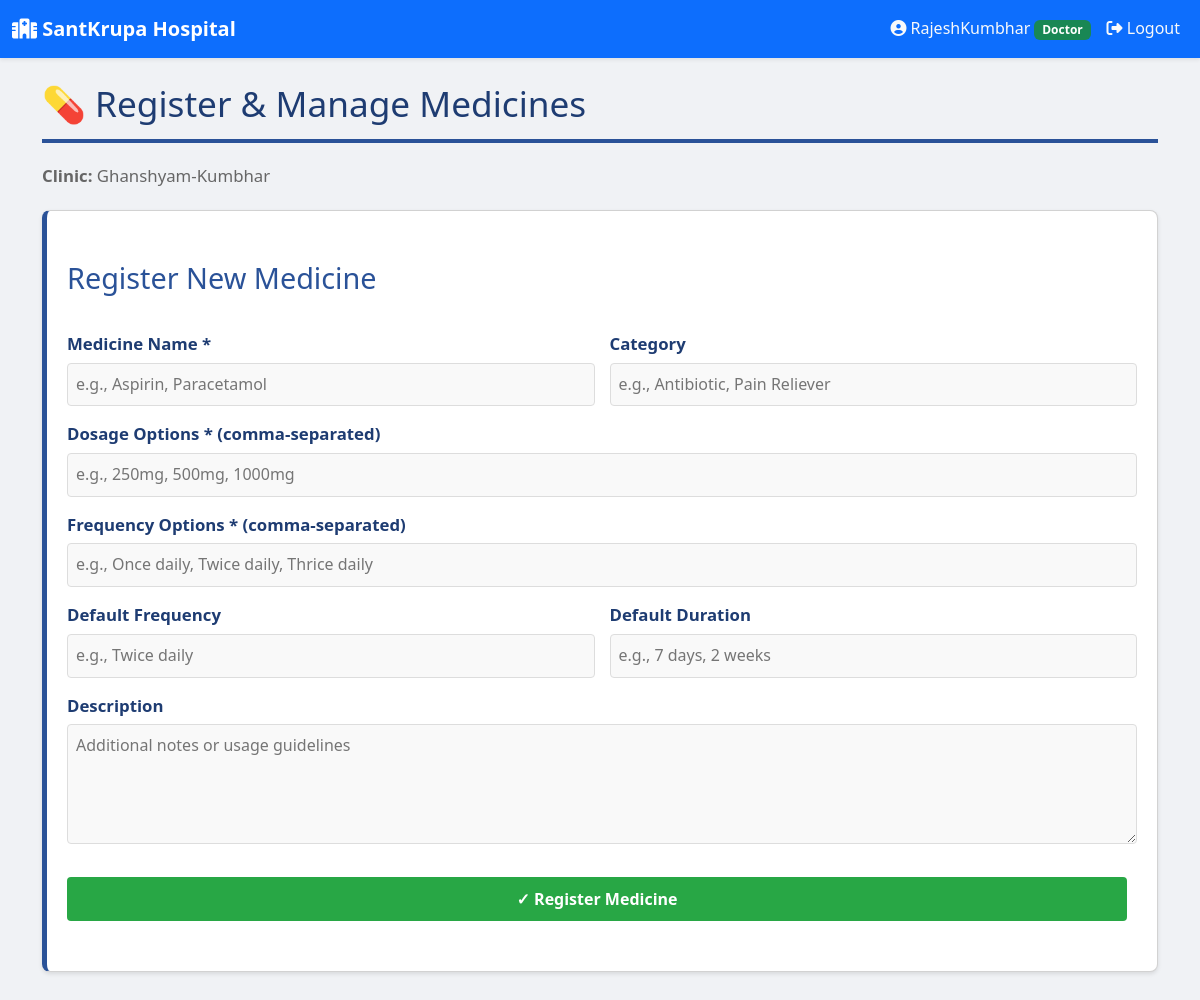
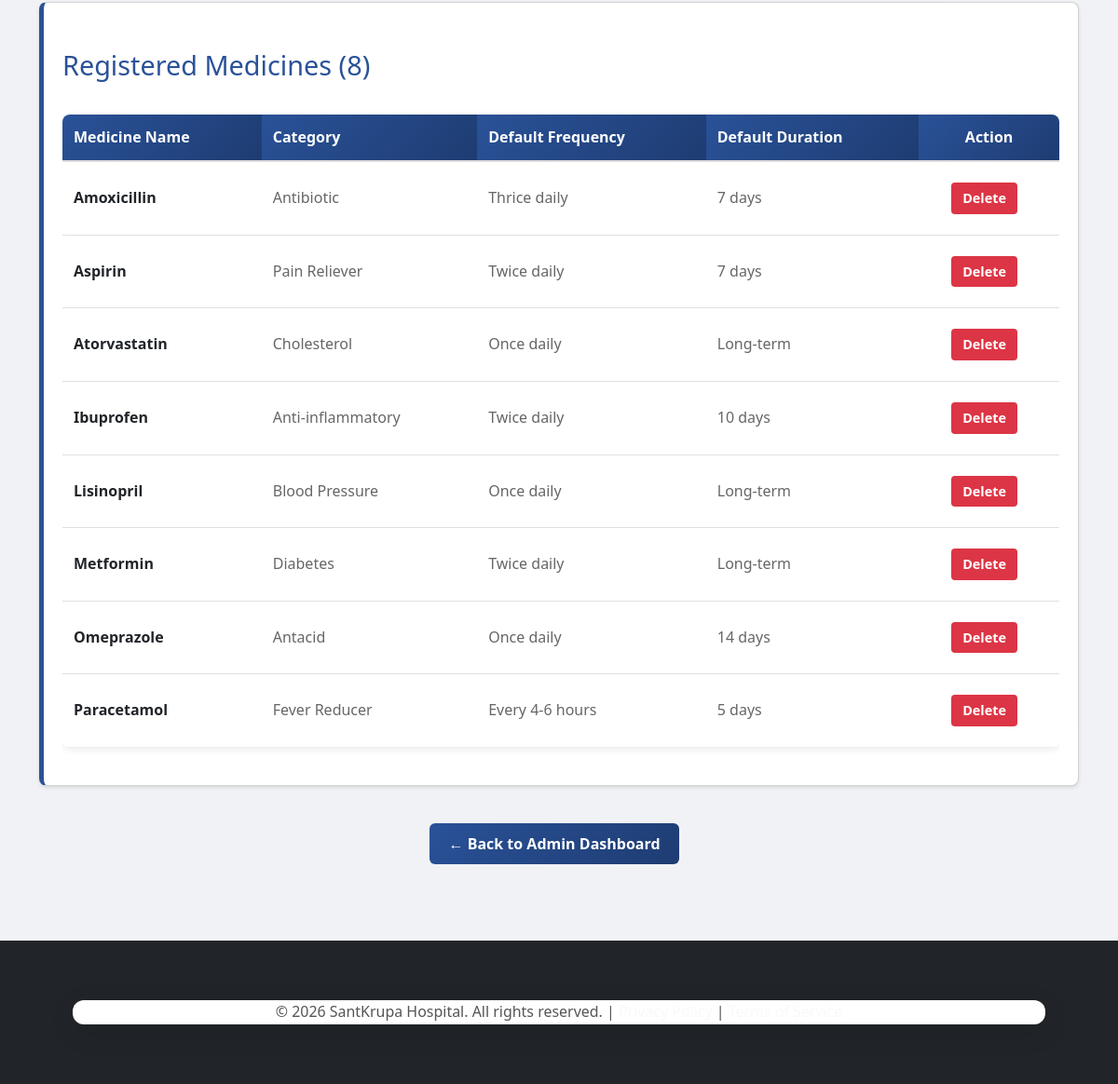
/clinic/ghanshyam_123/admin-dashboard/manage-medicines/ (signed in), run on the app's committed database (2 pictures, top to bottom).
### hospital/models.py (models this page shows, shortened)
class User(AbstractUser):
    ROLE_CHOICES = [
        ('super_admin', 'Super Admin'),
        ('admin', 'Clinic Admin'),
        ('doctor', 'Doctor'),
        ('receptionist', 'Receptionist'),
        ('patient', 'Patient'),
        ('lab_tech', 'Lab Technician'),
    ]
    clinic = models.ForeignKey(Clinic, on_delete=models.CASCADE, related_name='users', null=True, blank=True)
    role = models.CharField(max_length=20, choices=ROLE_CHOICES, default='patient')
    created_at = models.DateTimeField(auto_now_add=True)
    class Meta:
        unique_together = [['clinic', 'username']]

class Clinic(models.Model):
    name = models.CharField(max_length=255)
    slug = models.SlugField(unique=True, help_text="Used in URLs: /clinic/{slug}/")
    logo = models.ImageField(upload_to='clinic_logos/', null=True, blank=True)
    address = models.TextField()
    city = models.CharField(max_length=100)
    state = models.CharField(max_length=100)
    zip_code = models.CharField(max_length=20)
    phone_number = models.CharField(max_length=15)
    email = models.EmailField()
    website = models.URLField(null=True, blank=True)
    registration_number = models.CharField(max_length=100, unique=True)
    subscription_status = models.CharField(
        max_length=20,
        choices=[
            ('trial', 'Trial'),
            ('active', 'Active'),
            ('expired', 'Expired'),
            ('suspended', 'Suspended'),
        ],
        default='trial'
    )
    max_doctors = models.IntegerField(default=10)
    max_patients = models.IntegerField(default=1000)
    max_receptionists = models.IntegerField(default=5)
    created_at = models.DateTimeField(auto_now_add=True)
    updated_at = models.DateTimeField(auto_now=True)
    is_active = models.BooleanField(default=True)
    class Meta:
        ordering = ['name']
        verbose_name_plural = "Clinics"

class MasterMedicine(models.Model):
    clinic = models.ForeignKey(Clinic, on_delete=models.CASCADE, related_name='master_medicines', null=True, blank=True)
    medicine_name = models.CharField(max_length=200)
    dosage_options = models.TextField(help_text="Comma-separated list: e.g., '500mg, 1000mg, 2000mg'")
    frequency_options = models.TextField(help_text="Comma-separated list: e.g., 'Once daily, Twice daily, Thrice daily'")
    default_frequency = models.CharField(max_length=100, blank=True, help_text="Default frequency suggestion")
    default_duration = models.CharField(max_length=100, blank=True, help_text="Default duration suggestion: e.g., '7 days'")
    category = models.CharField(max_length=100, blank=True, help_text="e.g., 'Antibiotic, Pain Reliever, etc.'")
    description = models.TextField(blank=True)
    created_at = models.DateTimeField(auto_now_add=True)
    updated_at = models.DateTimeField(auto_now=True)
    is_active = models.BooleanField(default=True)
    objects = ClinicManager()
    class Meta:
        ordering = ['medicine_name']
        unique_together = [['clinic', 'medicine_name']]

### hospital/views.py (the view, shortened to what this page needs)
# urls.py: path('admin-dashboard/manage-medicines/', views.manage_master_medicines, name='manage_master_medicines'),
@login_required(login_url='login')
@require_http_methods(["GET", "POST"])
def manage_master_medicines(request, clinic_slug=None):
    if request.user.role not in ['admin', 'doctor', 'super_admin']:
        return redirect('homepage')
    clinic = get_clinic_from_slug_or_middleware(clinic_slug, request)
    if not clinic:
        clinic = request.user.clinic
    if not clinic:
        messages.error(request, "Clinic not found!")
        return redirect('homepage')
    from .models import MasterMedicine
    medicines = MasterMedicine.objects.filter(clinic=clinic, is_active=True).order_by('medicine_name')
    context = {
        'clinic': clinic,
        'medicines': medicines,
    }
    return render(request, 'hospital/admin/manage_master_medicines.html', context)

### hospital/managers.py (called while the page is built)
    def get_queryset(self):
        return super().get_queryset()

### hospital/views.py (called while the page is built)
def get_clinic_from_slug_or_middleware(clinic_slug, request):
    if clinic_slug:
        try:
            return Clinic.objects.get(slug=clinic_slug)
        except Clinic.DoesNotExist:
            return None
    if hasattr(request, 'clinic') and request.clinic:
        return request.clinic
    if request.user.is_authenticated and hasattr(request.user, 'clinic'):
        return request.user.clinic
    return None

### hospital/templates/hospital/admin/manage_master_medicines.html (shortened to what this page needs)
{% extends "hospital/base.html" %}
{% block content %}
<div style="max-width: 1200px; margin: 0 auto;">
    <h1>💊 Register & Manage Medicines</h1>
    <p style="color: #666; margin-bottom: 20px;"><strong>Clinic:</strong> {{ clinic.name }}</p>
    <div class="card" style="margin-bottom: 30px;">
        <h2>Register New Medicine</h2>
        <form method="post" style="display: grid; gap: 15px;">
            <div style="display: grid; grid-template-columns: repeat(auto-fit, minmax(300px, 1fr)); gap: 15px;">
                <div>
                    <label for="medicine_name" style="display: block; font-weight: bold; margin-bottom: 5px;">Medicine Name *</label>
                    <input type="text" id="medicine_name" name="medicine_name" required
                           style="width: 100%; padding: 8px; border: 1px solid #ddd; border-radius: 4px; font-size: 1em;"
                           placeholder="e.g., Aspirin, Paracetamol">
                </div>
                <div>
                    <label for="category" style="display: block; font-weight: bold; margin-bottom: 5px;">Category</label>
                    <input type="text" id="category" name="category"
                           style="width: 100%; padding: 8px; border: 1px solid #ddd; border-radius: 4px; font-size: 1em;"
                           placeholder="e.g., Antibiotic, Pain Reliever">
                </div>
            </div>
            <div>
                <label for="dosage_options" style="display: block; font-weight: bold; margin-bottom: 5px;">Dosage Options * (comma-separated)</label>
                <input type="text" id="dosage_options" name="dosage_options" required
                       style="width: 100%; padding: 8px; border: 1px solid #ddd; border-radius: 4px; font-size: 1em;"
                       placeholder="e.g., 250mg, 500mg, 1000mg">
            </div>
            <div>
                <label for="frequency_options" style="display: block; font-weight: bold; margin-bottom: 5px;">Frequency Options * (comma-separated)</label>
                <input type="text" id="frequency_options" name="frequency_options" required
                       style="width: 100%; padding: 8px; border: 1px solid #ddd; border-radius: 4px; font-size: 1em;"
                       placeholder="e.g., Once daily, Twice daily, Thrice daily">
            </div>
            <div style="display: grid; grid-template-columns: repeat(auto-fit, minmax(300px, 1fr)); gap: 15px;">
                <div>
                    <label for="default_frequency" style="display: block; font-weight: bold; margin-bottom: 5px;">Default Frequency</label>
                    <input type="text" id="default_frequency" name="default_frequency"
                           style="width: 100%; padding: 8px; border: 1px solid #ddd; border-radius: 4px; font-size: 1em;"
                           placeholder="e.g., Twice daily">
                </div>
                <div>
                    <label for="default_duration" style="display: block; font-weight: bold; margin-bottom: 5px;">Default Duration</label>
                    <input type="text" id="default_duration" name="default_duration"
                           style="width: 100%; padding: 8px; border: 1px solid #ddd; border-radius: 4px; font-size: 1em;"
                           placeholder="e.g., 7 days, 2 weeks">
                </div>
            </div>
            <div>
                <label for="description" style="display: block; font-weight: bold; margin-bottom: 5px;">Description</label>
                <textarea id="description" name="description" rows="3"
                          style="width: 100%; padding: 8px; border: 1px solid #ddd; border-radius: 4px; font-size: 1em;"
                          placeholder="Additional notes or usage guidelines"></textarea>
            </div>
            <button type="submit" class="btn" style="align-self: flex-start; background: #28a745; color: white; padding: 10px 20px; font-weight: bold;">
                ✓ Register Medicine
            </button>
        </form>
    </div>
    <div class="card">
        <h2>Registered Medicines ({{ medicines.count }})</h2>
        {% if medicines %}
            <div style="overflow-x: auto;">
                <table style="width: 100%; border-collapse: collapse;">
                    <thead>
                        <tr style="background: #f8f9fa; border-bottom: 2px solid #ddd;">
                            <th style="padding: 12px; text-align: left; font-weight: bold;">Medicine Name</th>
                            <th style="padding: 12px; text-align: left; font-weight: bold;">Category</th>
                            <th style="padding: 12px; text-align: left; font-weight: bold;">Default Frequency</th>
                            <th style="padding: 12px; text-align: left; font-weight: bold;">Default Duration</th>
                            <th style="padding: 12px; text-align: center; font-weight: bold;">Action</th>
                        </tr>
                    </thead>
                    <tbody>
                        {% for medicine in medicines %}
                        <tr style="border-bottom: 1px solid #eee;">
                            <td style="padding: 12px;"><strong>{{ medicine.medicine_name }}</strong></td>
                            <td style="padding: 12px; color: #666;">{{ medicine.category|default:"—" }}</td>
                            <td style="padding: 12px; color: #666;">{{ medicine.default_frequency|default:"—" }}</td>
                            <td style="padding: 12px; color: #666;">{{ medicine.default_duration|default:"—" }}</td>
                            <td style="padding: 12px; text-align: center;">
                                <form method="post" action="{% url 'delete_master_medicine' clinic.slug medicine.id %}"
                                      style="display: inline;"
                                      onsubmit="return confirm('Delete {{ medicine.medicine_name }}?');">
                                    <button type="submit" class="btn" style="padding: 6px 12px; font-size: 0.9em; background: #dc3545;">Delete</button>
                                </form>
                            </td>
                        </tr>
                        {% endfor %}
                    </tbody>
                </table>
            </div>
        {% else %}
            <div class="alert-info" style="padding: 15px; background: #e7f3ff; border-left: 4px solid #2196F3; border-radius: 4px;">
                📋 No medicines registered yet. Add one using the form above.
            </div>
        {% endif %}
    </div>
    <div style="text-align: center; margin-top: 30px;">
        <a href="{% url 'admin_dashboard' clinic.slug %}" class="btn btn-secondary" style="display: inline-block; padding: 10px 20px;">← Back to Admin Dashboard</a>
    </div>
</div>
{% endblock %}

### hospital/templates/hospital/base.html (shortened to what this page needs)
<!DOCTYPE html>
<html lang="en">
<head>
    <link href="https://cdnjs.cloudflare.com/ajax/libs/bootstrap/5.3.0/css/bootstrap.min.css" rel="stylesheet">
    <link rel="stylesheet" href="https://cdnjs.cloudflare.com/ajax/libs/font-awesome/6.4.0/css/all.min.css">
    <link rel="stylesheet" type="text/css" href="/static/style.css">
</head>
<body>
    <nav class="navbar navbar-expand-lg navbar-dark bg-primary shadow-sm">
        <div class="container-fluid">
            <a class="navbar-brand fw-bold fs-5" href="{% url 'homepage' %}">
                <i class="fas fa-hospital"></i> SantKrupa Hospital
            </a>
            <div class="collapse navbar-collapse" id="navbarNav">
                <ul class="navbar-nav ms-auto">
                    {% if user.is_authenticated %}
                        <li class="nav-item">
                            <span class="nav-link text-light">
                                <i class="fas fa-user-circle"></i> {{ user.username }}
                                <span class="badge bg-success">{{ user.get_role_display }}</span>
                            </span>
                        </li>
                        <li class="nav-item">
                            <a class="nav-link text-light" href="{% url 'logout' %}">
                                <i class="fas fa-sign-out-alt"></i> Logout
                            </a>
                        </li>
                    {% else %}
                        <li class="nav-item">
                            <a class="nav-link text-light" href="{% url 'login' %}">
                                <i class="fas fa-sign-in-alt"></i> Login
                            </a>
                        </li>
                    {% endif %}
                </ul>
            </div>
        </div>
    </nav>
    <main class="min-vh-100 py-4">
        <div class="container-lg">
            {% block content %}
            {% endblock %}
        </div>
    </main>
    <footer class="bg-dark text-light py-4 mt-5">
        <div class="container text-center">
            <p class="mb-0">&copy; 2026 SantKrupa Hospital. All rights reserved. |
            <a href="#" class="text-light">Privacy Policy</a> |
            <a href="#" class="text-light">Terms of Service</a></p>
        </div>
    </footer>
</body>
</html>

### static/style.css (style rules this page uses)
* { margin: 0; padding: 0; box-sizing: border-box; }
body { font-family: 'Segoe UI', Tahoma, Geneva, Verdana, sans-serif; background-color: #f0f2f5; color: #333; line-height: 1.6; }
.container { width: 90%; max-width: 1200px; margin: 40px auto; padding: 0; background: #fff; box-shadow: 0 8px 30px rgba(0, 0, 0, 0.1); border-radius: 12px; overflow: hidden; }
h1 { color: #1e3c72; margin-bottom: 20px; font-size: 2.2em; border-bottom: 4px solid #2a5298; padding-bottom: 15px; }
h2 { color: #2a5298; margin-top: 30px; margin-bottom: 15px; font-size: 1.8em; }
p { margin-bottom: 15px; color: #555; font-size: 1.05em; }
button, .btn, a.btn { background: linear-gradient(135deg, #2a5298 0%, #1e3c72 100%); color: #fff; padding: 12px 30px; border: none; border-radius: 6px; cursor: pointer; font-size: 1em; font-weight: 600; transition: all 0.3s ease; text-decoration: none; display: inline-block; margin: 10px 10px 10px 0; }
.btn-secondary { background: linear-gradient(135deg, #6c757d 0%, #5a6268 100%); }
a { color: #2a5298; text-decoration: none; font-weight: 500; transition: color 0.3s ease; }
form { margin: 20px 0; }
label { display: block; margin-bottom: 8px; color: #1e3c72; font-weight: 600; font-size: 1.05em; }
input[type="text"], input[type="email"], input[type="password"], input[type="date"], input[type="file"], textarea, select { width: 100%; padding: 12px 15px; border: 2px solid #e0e0e0; border-radius: 6px; font-size: 1em; font-family: inherit; transition: all 0.3s ease; background-color: #f9f9f9; }
textarea { resize: vertical; min-height: 120px; }
.card { background: #fff; border-left: 5px solid #2a5298; border-radius: 8px; padding: 25px; margin: 20px 0; box-shadow: 0 4px 12px rgba(0, 0, 0, 0.08); transition: all 0.3s ease; }
table { width: 100%; border-collapse: collapse; margin: 20px 0; box-shadow: 0 2px 8px rgba(0, 0, 0, 0.08); border-radius: 8px; overflow: hidden; }
th { background: linear-gradient(135deg, #2a5298 0%, #1e3c72 100%); color: #fff; padding: 15px; text-align: left; font-weight: 600; }
td { padding: 12px 15px; border-bottom: 1px solid #e0e0e0; }
tr:last-child td { border-bottom: none; }
footer { background: #1e3c72; color: #fff; text-align: center; padding: 20px; margin-top: 40px; font-size: 0.95em; }
:root { --primary-color: #0d6efd; --success-color: #198754; --danger-color: #dc3545; --warning-color: #ffc107; --info-color: #0dcaf0; }

### hospital/templates/hospital/admin/manage_master_medicines.html (style rules this page uses)
.card { background: white; padding: 20px; border-radius: 8px; box-shadow: 0 2px 4px rgba(0, 0, 0, 0.1); margin-bottom: 20px; }
.btn { background: #007bff; color: white; border: none; padding: 8px 16px; border-radius: 4px; cursor: pointer; font-size: 1em; }
.btn-secondary { background: #6c757d; }

### data on the page
User: username "RajeshKumbhar", role "Doctor"
Clinic: name "Ghanshyam-Kumbhar"
MasterMedicine: medicine_name "Amoxicillin", category "Antibiotic", default_frequency "Thrice daily", default_duration "7 days"
MasterMedicine: medicine_name "Aspirin", category "Pain Reliever", default_frequency "Twice daily", default_duration "7 days"
MasterMedicine: medicine_name "Atorvastatin", category "Cholesterol", default_frequency "Once daily", default_duration "Long-term"
MasterMedicine: medicine_name "Ibuprofen", category "Anti-inflammatory", default_frequency "Twice daily", default_duration "10 days"
MasterMedicine: medicine_name "Lisinopril", category "Blood Pressure", default_frequency "Once daily", default_duration "Long-term"
MasterMedicine: medicine_name "Metformin", category "Diabetes", default_frequency "Twice daily", default_duration "Long-term"
MasterMedicine: medicine_name "Omeprazole", category "Antacid", default_frequency "Once daily", default_duration "14 days"
MasterMedicine: medicine_name "Paracetamol", category "Fever Reducer", default_frequency "Every 4-6 hours", default_duration "5 days"

### other printed values
{{ medicines.count }} "8"
